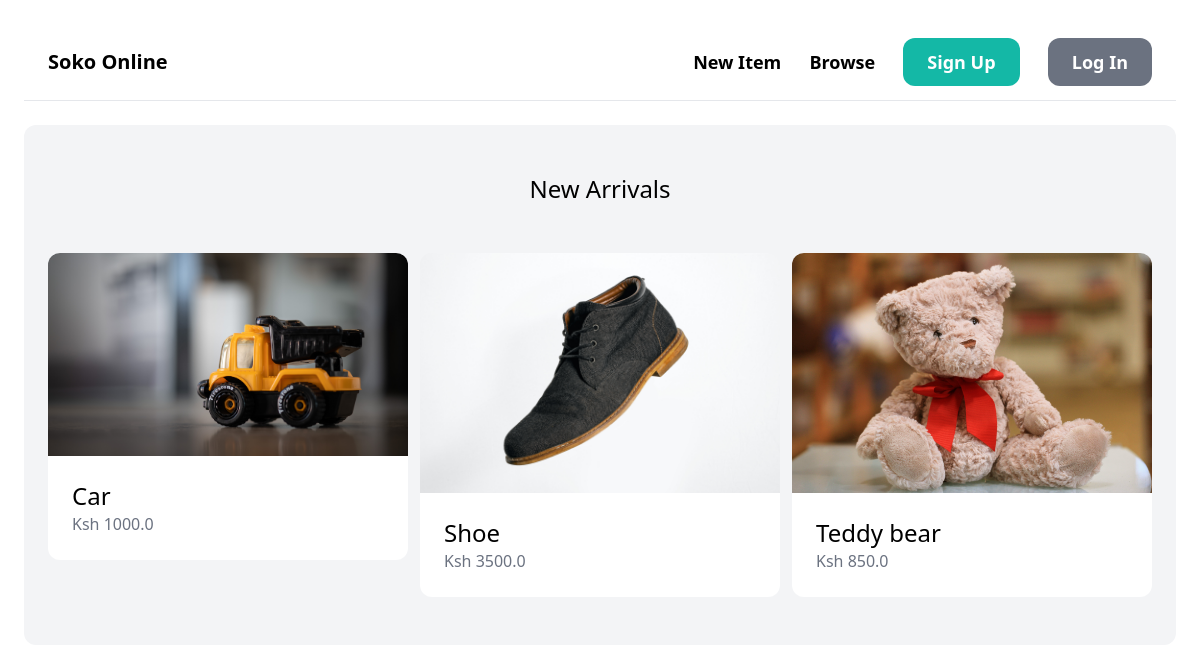
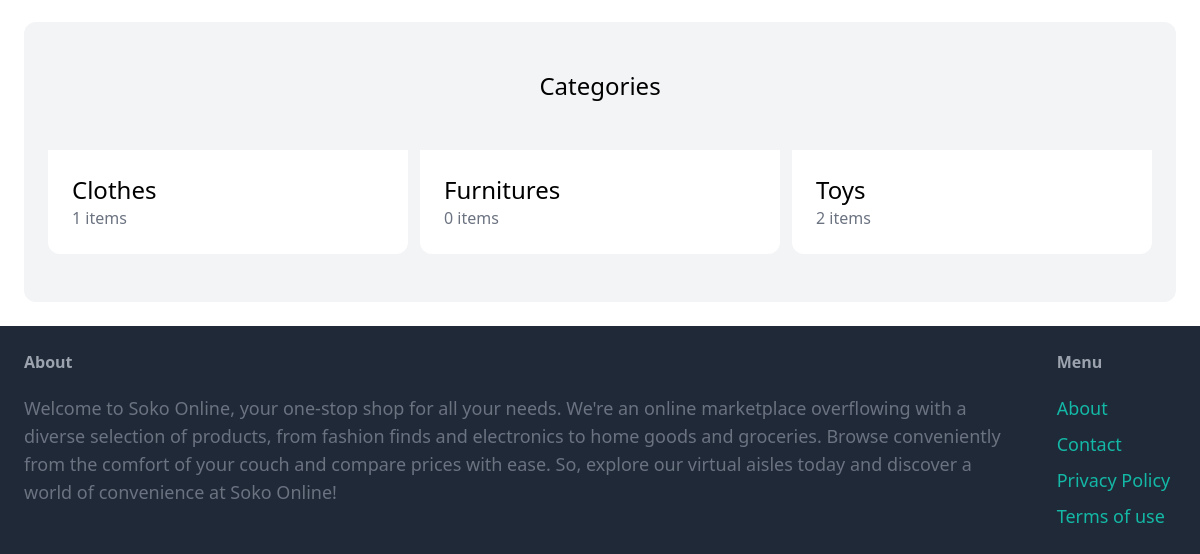
The app's page /, older data (2 pictures, top to bottom).
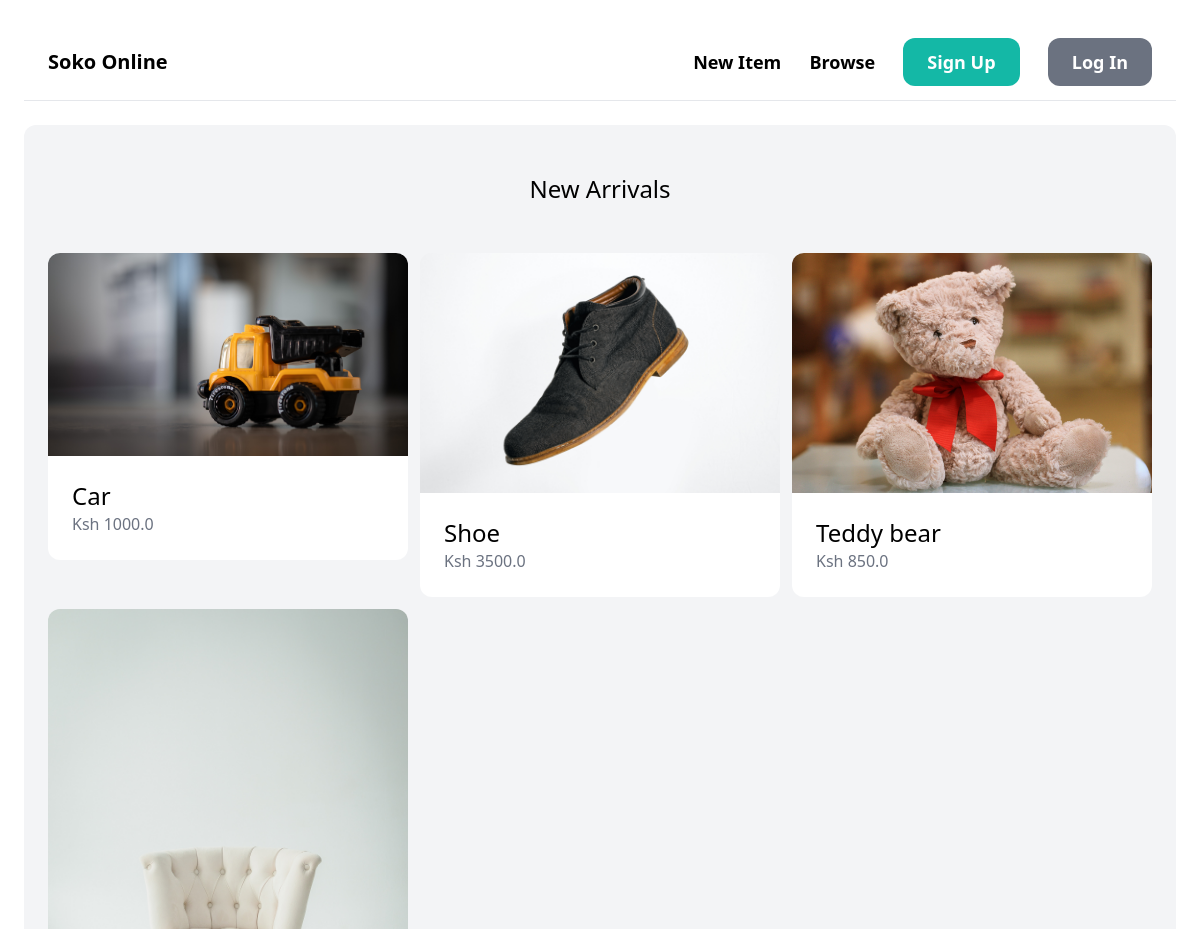
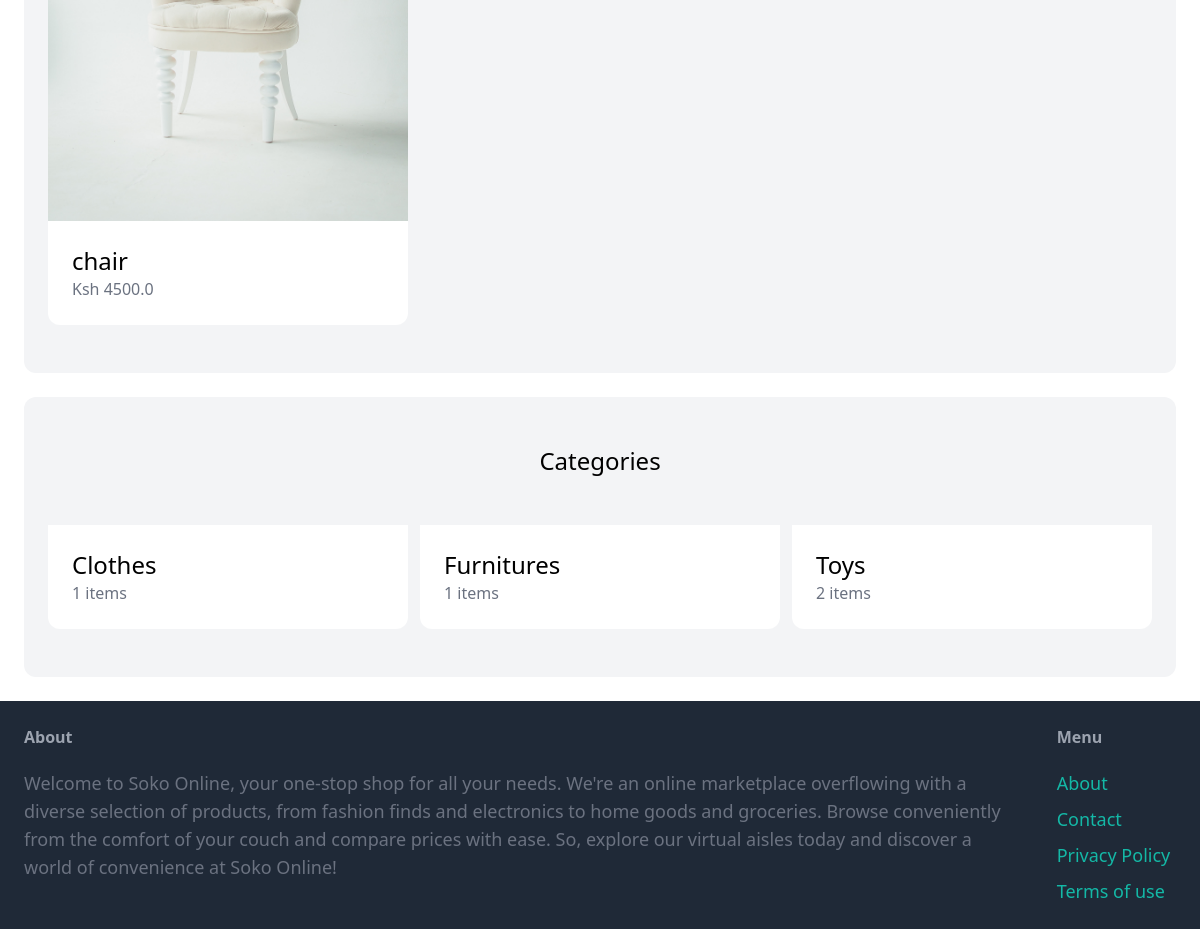
The same page, newer data (2 pictures, top to bottom).
### item/models.py (models this page shows, shortened)
class Item(models.Model):
    category=models.ForeignKey(Category,related_name='items', on_delete=models.CASCADE)
    name=models.CharField(max_length=255)
    description=models.TextField(blank=True,null=True)
    price=models.FloatField()
    image=models.ImageField(upload_to='item_images', blank=True, null=True)
    is_sold=models.BooleanField(default=False)
    created_by=models.ForeignKey(User, related_name='items', on_delete=models.CASCADE)
    created_on = models.DateTimeField(auto_now_add=True)

class Category(models.Model):
    name=models.CharField(max_length=255)
    class Meta:
        ordering = ('name',)
        verbose_name_plural = 'Categories'

### core/views.py (the view)
# urls.py: path('',views.index, name='index'),
def index(request):
    items= Item.objects.filter(is_sold=False)[0:6]
    categories=Category.objects.all()
    return render(request, 'core/index.html',
                  {
                     'categories': categories,
                     'items' : items,
                  }
                  )

### core/templates/core/index.html (shortened to what this page needs)
{% extends 'core/base.html' %}
{% block content %}
<div class="mt-6 px-6 py-12 bg-gray-100 rounded-xl">
    <h2 class="mb-12 text-2xl text-center">New Arrivals</h2>
    <div class="grid grid-cols-3 gap-3">
        {% for item in items %}
        <div>
            <a href="{% url 'item:detail' item.id %}">
                <div>
                    <img src="{{ item.image.url }}" class="rounded-t-xl" alt="{{ item.name }}" />
                </div>
                <div class="p-6 bg-white rounded-b-xl">
                    <h2 class="text-2xl">{{ item.name }}</h2>
                    <p class="text-gray-500">Ksh {{ item.price }}</p>
                </div>
            </a>
        </div>
        {% endfor %}
    </div>
</div>
<div class="mt-6 px-6 py-12 bg-gray-100 rounded-xl">
    <h2 class="mb-12 text-2xl text-center">Categories</h2>
    <div class="grid grid-cols-3 gap-3">
        {% for category in categories %}
        <div>
            <a href="#">
                <div class="p-6 bg-white rounded-b-xl">
                    <h2 class="text-2xl">{{ category.name }}</h2>
                    <p class="text-gray-500">{{ category.items.count }} items</p>
                </div>
            </a>
        </div>
        {% endfor %}
    </div>
</div>
{% endblock %}

### core/templates/core/base.html (shortened to what this page needs)
<!DOCTYPE html>
<html lang="en">
<head>
    <script src="https://cdn.tailwindcss.com"></script>
</head>
<body>
    <div class="px-6 py-6">
        <nav class="py-6 px-6 flex justify-between items-center border-b border-gray-200">
            <a href="/" class="text-xl font-semibold">Soko Online</a>
            <div class="space-x-6">
                <a href="{% url 'item:new' %}" class="text-lg font-semibold hover:text-gray-500">New Item</a>
                <a href="{% url 'item:items' %}" class="text-lg font-semibold hover:text-gray-500">Browse</a>
                {% if request.user.is_authenticated %}
                <a href="{% url 'conversation:inbox' %}"
                    class="px-6 py-3 text-lg font-semibold bg-teal-500 text-white rounded-xl hover:bg-teal-700">Inbox</a>
                <a href="{% url 'dashboard:index' %}"
                    class="px-6 py-3 text-lg font-semibold bg-gray-500 text-white rounded-xl hover:bg-gray-700">Dashboard
                </a>
                {% else %}
                <a href="{% url 'core:signup' %}"
                    class="px-6 py-3 text-lg font-semibold bg-teal-500 text-white rounded-xl hover:bg-teal-700">Sign
                    Up</a>
                <a href="{% url 'core:login' %}"
                    class="px-6 py-3 text-lg font-semibold bg-gray-500 text-white rounded-xl hover:bg-gray-700">Log
                    In</a>
                {% endif %}
            </div>
        </nav>
        {% block content %}
        {% endblock %}
    </div>
    <footer class="px-6 py-6 flex justify-between bg-gray-800">
        <div class=".w-2/3 pr-10">
            <h3 class="mb-5 font-semibold text-gray-400">About</h3>
            <p class=" text-lg text-gray-500">Welcome to Soko Online, your one-stop shop for all your needs.
                We're an online marketplace overflowing with a diverse selection of products, from fashion finds and
                electronics
                to home goods and groceries. Browse conveniently from the comfort of your couch and compare prices with
                ease.
                So, explore our virtual aisles today and discover a world of convenience at Soko Online!
            </p>
        </div>
        <div class="w-1/3">
            <h3 class="mb-5 font-semibold text-gray-400">Menu</h3>
            <ul class="space-y-2">
                <li><a href="#" class="text-lg text-teal-500 hover:text-teal-700">About</a></li>
                <li>
                    <a href="{% url 'core:contact' %}" class="text-lg text-teal-500 hover:text-teal-700">
                        Contact</a>
                </li>
                <li><a href="#" class="text-lg text-teal-500 hover:text-teal-700">Privacy Policy</a></li>
                <li><a href="#" class="text-lg text-teal-500 hover:text-teal-700">Terms of use</a></li>
            </ul>
        </div>
    </footer>
</body>
</html>

Row changes from the older to the newer data that the page shows:
added Item: image (picture), name "chair", price "4500.0"
computed for Category "Furnitures": items.count "0" → "1"
